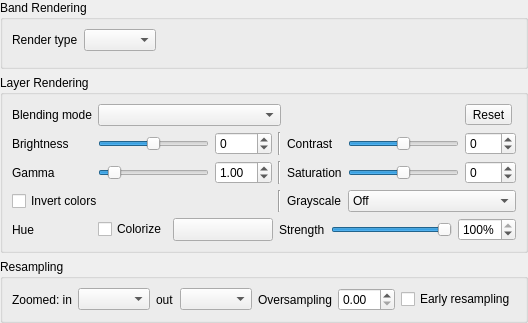
             <widget class="QWidget" name="scrollAreaWidgetContents">
              <property name="geometry">
               <rect>
                <x>0</x>
                <y>0</y>
                <width>462</width>
                <height>306</height>
               </rect>
              </property>
              <layout class="QVBoxLayout" name="verticalLayout_10">
               <property name="leftMargin">
                <number>0</number>
               </property>
               <property name="topMargin">
                <number>0</number>
               </property>
               <property name="rightMargin">
                <number>0</number>
               </property>
               <property name="bottomMargin">
                <number>0</number>
               </property>
               <item>
                <widget class="QgsCollapsibleGroupBox" name="mBandRenderingGrpBx">
                 <property name="sizePolicy">
                  <sizepolicy hsizetype="Preferred" vsizetype="Preferred">
                   <horstretch>0</horstretch>
                   <verstretch>5</verstretch>
                  </sizepolicy>
                 </property>
                 <property name="title">
                  <string>Band Rendering</string>
                 </property>
                 <property name="syncGroup" stdset="0">
                  <string notr="true">rasterstyle</string>
                 </property>
                 <layout class="QGridLayout" name="gridLayout_14">
                  <item row="0" column="0">
                   <layout class="QHBoxLayout" name="horizontalLayout_2">
                    <property name="rightMargin">
                     <number>0</number>
                    </property>
                    <item>
                     <widget class="QLabel" name="mRenderTypeLabel">
                      <property name="text">
                       <string>Render type</string>
                      </property>
                     </widget>
                    </item>
                    <item>
                     <widget class="QComboBox" name="mRenderTypeComboBox"/>
                    </item>
                    <item>
                     <spacer name="horizontalSpacer_2">
                      <property name="orientation">
                       <enum>Qt::Horizontal</enum>
                      </property>
                      <property name="sizeHint" stdset="0">
                       <size>
                        <width>0</width>
                        <height>10</height>
                       </size>
                      </property>
                     </spacer>
                    </item>
                   </layout>
                  </item>
                  <item row="1" column="0">
                   <widget class="QStackedWidget" name="mRendererStackedWidget"/>
                  </item>
                 </layout>
                </widget>
               </item>
               <item>
                <widget class="QgsCollapsibleGroupBox" name="mColorRenderingGrpBox">
                 <property name="title">
                  <string>Layer Rendering</string>
                 </property>
                 <property name="collapsed" stdset="0">
                  <bool>false</bool>
                 </property>
                 <property name="syncGroup" stdset="0">
                  <string notr="true">rasterstyle</string>
                 </property>
                 <property name="saveCollapsedState" stdset="0">
                  <bool>true</bool>
                 </property>
                 <layout class="QGridLayout" name="gridLayout_2">
                  <item row="4" column="0">
                   <widget class="QLabel" name="label_3">
                    <property name="text">
                     <string>Hue</string>
                    </property>
                   </widget>
                  </item>
                  <item row="0" column="0">
                   <widget class="QLabel" name="mBlendTypeLabel">
                    <property name="text">
                     <string>Blending mode</string>
                    </property>
                   </widget>
                  </item>
                  <item row="1" column="0">
                   <widget class="QLabel" name="label_2">
                    <property name="text">
                     <string>Brightness</string>
                    </property>
                   </widget>
                  </item>
                  <item row="1" column="1">
                   <widget class="QSlider" name="mSliderBrightness">
                    <property name="minimumSize">
                     <size>
                      <width>75</width>
                      <height>0</height>
                     </size>
                    </property>
                    <property name="minimum">
                     <number>-255</number>
                    </property>
                    <property name="maximum">
                     <number>255</number>
                    </property>
                    <property name="orientation">
                     <enum>Qt::Horizontal</enum>
                    </property>
                    <property name="tickPosition">
                     <enum>QSlider::NoTicks</enum>
                    </property>
                    <property name="tickInterval">
                     <number>0</number>
                    </property>
                   </widget>
                  </item>
                  <item row="1" column="2">
                   <widget class="QgsSpinBox" name="mBrightnessSpinBox">
                    <property name="minimum">
                     <number>-255</number>
                    </property>
                    <property name="maximum">
                     <number>255</number>
                    </property>
                   </widget>
                  </item>
                  <item row="1" column="5">
                   <widget class="QSlider" name="mSliderContrast">
                    <property name="minimumSize">
                     <size>
                      <width>75</width>
                      <height>0</height>
                     </size>
                    </property>
                    <property name="minimum">
                     <number>-100</number>
                    </property>
                    <property name="maximum">
                     <number>100</number>
                    </property>
                    <property name="singleStep">
                     <number>1</number>
                    </property>
                    <property name="orientation">
                     <enum>Qt::Horizontal</enum>
                    </property>
                   </widget>
                  </item>
                  <item row="1" column="4">
                   <widget class="QLabel" name="label_5">
                    <property name="text">
                     <string>Contrast</string>
                    </property>
                   </widget>
                  </item>
                  <item row="1" column="6">
                   <widget class="QgsSpinBox" name="mContrastSpinBox">
                    <property name="minimum">
                     <number>-100</number>
                    </property>
                    <property name="maximum">
                     <number>100</number>
                    </property>
                   </widget>
                  </item>
                  <item row="3" column="3">
                   <widget class="Line" name="line_2">
                    <property name="orientation">
                     <enum>Qt::Vertical</enum>
                    </property>
                   </widget>
                  </item>
                  <item row="1" column="3">
                   <widget class="Line" name="line">
                    <property name="orientation">
                     <enum>Qt::Vertical</enum>
                    </property>
                   </widget>
                  </item>
                  <item row="3" column="0" colspan="3">
                   <widget class="QCheckBox" name="mInvertColorsCheck">
                    <property name="text">
                     <string>Invert colors</string>
                    </property>
                   </widget>
                  </item>
                  <item row="3" column="4">
                   <widget class="QLabel" name="labelGrayscale">
                    <property name="text">
                     <string>Grayscale</string>
                    </property>
                   </widget>
                  </item>
                  <item row="4" column="1" colspan="6">
                   <layout class="QHBoxLayout" name="horizontalLayout_12">
                    <item>
                     <widget class="QCheckBox" name="mColorizeCheck">
                      <property name="text">
                       <string>Colorize</string>
                      </property>
                     </widget>
                    </item>
                    <item>
                     <widget class="QgsColorButton" name="btnColorizeColor">
                      <property name="minimumSize">
                       <size>
                        <width>100</width>
                        <height>0</height>
                       </size>
                      </property>
                      <property name="maximumSize">
                       <size>
                        <width>100</width>
                        <height>16777215</height>
                       </size>
                      </property>
                      <property name="text">
                       <string/>
                      </property>
                     </widget>
                    </item>
                    <item>
                     <widget class="QLabel" name="labelColorizeStrength">
                      <property name="text">
                       <string>Strength</string>
                      </property>
                     </widget>
                    </item>
                    <item>
                     <widget class="QSlider" name="sliderColorizeStrength">
                      <property name="maximum">
                       <number>100</number>
                      </property>
                      <property name="value">
                       <number>100</number>
                      </property>
                      <property name="orientation">
                       <enum>Qt::Horizontal</enum>
                      </property>
                     </widget>
                    </item>
                    <item>
                     <widget class="QgsSpinBox" name="spinColorizeStrength">
                      <property name="suffix">
                       <string>%</string>
                      </property>
                      <property name="minimum">
                       <number>0</number>
                      </property>
                      <property name="maximum">
                       <number>100</number>
                      </property>
                      <property name="value">
                       <number>100</number>
                      </property>
                     </widget>
                    </item>
                   </layout>
                  </item>
                  <item row="0" column="1" colspan="3">
                   <widget class="QgsBlendModeComboBox" name="mBlendModeComboBox">
                    <property name="minimumSize">
                     <size>
                      <width>0</width>
                      <height>0</height>
                     </size>
                    </property>
                   </widget>
                  </item>
                  <item row="3" column="5" colspan="2">
                   <widget class="QComboBox" name="comboGrayscale">
                    <item>
                     <property name="text">
                      <string>Off</string>
                     </property>
                    </item>
                    <item>
                     <property name="text">
                      <string>By lightness</string>
                     </property>
                    </item>
                    <item>
                     <property name="text">
                      <string>By luminosity</string>
                     </property>
                    </item>
                    <item>
                     <property name="text">
                      <string>By average</string>
                     </property>
                    </item>
                   </widget>
                  </item>
                  <item row="0" column="6">
                   <widget class="QToolButton" name="mResetColorRenderingBtn">
                    <property name="toolTip">
                     <string>Reset all color rendering options to default</string>
                    </property>
                    <property name="text">
                     <string>Reset</string>
                    </property>
                    <property name="icon">
                     <iconset resource="../../images/images.qrc">
                      <normaloff>:/images/themes/default/mActionUndo.svg</normaloff>:/images/themes/default/mActionUndo.svg</iconset>
                    </property>
                    <property name="toolButtonStyle">
                     <enum>Qt::ToolButtonTextBesideIcon</enum>
                    </property>
                   </widget>
                  </item>
                  <item row="2" column="0">
                   <widget class="QLabel" name="label_15">
                    <property name="text">
                     <string>Gamma</string>
                    </property>
                   </widget>
                  </item>
                  <item row="2" column="1">
                   <widget class="QSlider" name="mSliderGamma">
                    <property name="minimum">
                     <number>10</number>
                    </property>
                    <property name="maximum">
                     <number>1000</number>
                    </property>
                    <property name="singleStep">
                     <number>10</number>
                    </property>
                    <property name="pageStep">
                     <number>100</number>
                    </property>
                    <property name="value">
                     <number>100</number>
                    </property>
                    <property name="orientation">
                     <enum>Qt::Horizontal</enum>
                    </property>
                   </widget>
                  </item>
                  <item row="2" column="2">
                   <widget class="QgsDoubleSpinBox" name="mGammaSpinBox">
                    <property name="minimum">
                     <double>0.100000000000000</double>
                    </property>
                    <property name="maximum">
                     <double>10.000000000000000</double>
                    </property>
                    <property name="singleStep">
                     <double>0.100000000000000</double>
                    </property>
                    <property name="value">
                     <double>1.000000000000000</double>
                    </property>
                   </widget>
                  </item>
                  <item row="2" column="3">
                   <widget class="Line" name="line_3">
                    <property name="orientation">
                     <enum>Qt::Vertical</enum>
                    </property>
                   </widget>
                  </item>
                  <item row="2" column="4">
                   <widget class="QLabel" name="labelSaturation">
                    <property name="text">
                     <string>Saturation</string>
                    </property>
                   </widget>
                  </item>
                  <item row="2" column="5">
                   <widget class="QSlider" name="sliderSaturation">
                    <property name="sizePolicy">
                     <sizepolicy hsizetype="Expanding" vsizetype="Fixed">
                      <horstretch>0</horstretch>
                      <verstretch>0</verstretch>
                     </sizepolicy>
                    </property>
                    <property name="minimumSize">
                     <size>
                      <width>75</width>
                      <height>0</height>
                     </size>
                    </property>
                    <property name="minimum">
                     <number>-100</number>
                    </property>
                    <property name="maximum">
                     <number>100</number>
                    </property>
                    <property name="orientation">
                     <enum>Qt::Horizontal</enum>
                    </property>
                   </widget>
                  </item>
                  <item row="2" column="6">
                   <widget class="QgsSpinBox" name="spinBoxSaturation">
                    <property name="minimum">
                     <number>-100</number>
                    </property>
                    <property name="maximum">
                     <number>100</number>
                    </property>
                    <property name="value">
                     <number>0</number>
                    </property>
                    <property name="decimals" stdset="0">
                     <number>0</number>
                    </property>
                   </widget>
                  </item>
                 </layout>
                </widget>
               </item>
               <item>
                <widget class="QgsCollapsibleGroupBox" name="mResamplingGroupBox">
                 <property name="title">
                  <string>Resampling</string>
                 </property>
                 <property name="checkable">
                  <bool>false</bool>
                 </property>
                 <property name="collapsed" stdset="0">
                  <bool>false</bool>
                 </property>
                 <property name="syncGroup" stdset="0">
                  <string notr="true">rasterstyle</string>
                 </property>
                 <property name="saveCollapsedState" stdset="0">
                  <bool>true</bool>
                 </property>
                 <layout class="QHBoxLayout" name="horizontalLayout">
                  <item>
                   <widget class="QLabel" name="mZoomedInResamplingLabel">
                    <property name="text">
                     <string>Zoomed: in</string>
                    </property>
                   </widget>
                  </item>
                  <item>
                   <widget class="QComboBox" name="mZoomedInResamplingComboBox"/>
                  </item>
                  <item>
                   <widget class="QLabel" name="mZoomedOutResamplingLabel">
                    <property name="text">
                     <string>out</string>
                    </property>
                   </widget>
                  </item>
                  <item>
                   <widget class="QComboBox" name="mZoomedOutResamplingComboBox"/>
                  </item>
                  <item>
                   <widget class="QLabel" name="mMaximumOversamplingLabel">
                    <property name="text">
                     <string>Oversampling</string>
                    </property>
                   </widget>
                  </item>
                  <item>
                   <widget class="QgsDoubleSpinBox" name="mMaximumOversamplingSpinBox"/>
                  </item>
                  <item>
                   <widget class="QCheckBox" name="mCbEarlyResampling">
                    <property name="text">
                     <string>Early resampling</string>
                    </property>
                   </widget>
                  </item>
                  <item>
                   <spacer name="horizontalSpacer">
                    <property name="orientation">
                     <enum>Qt::Horizontal</enum>
                    </property>
                    <property name="sizeHint" stdset="0">
                     <size>
                      <width>0</width>
                      <height>20</height>
                     </size>
                    </property>
                   </spacer>
                  </item>
                 </layout>
                </widget>
               </item>
               <item>
                <spacer name="verticalSpacer">
                 <property name="orientation">
                  <enum>Qt::Vertical</enum>
                 </property>
                 <property name="sizeHint" stdset="0">
                  <size>
                   <width>20</width>
                   <height>0</height>
                  </size>
                 </property>
                </spacer>
               </item>
              </layout>
             </widget>
